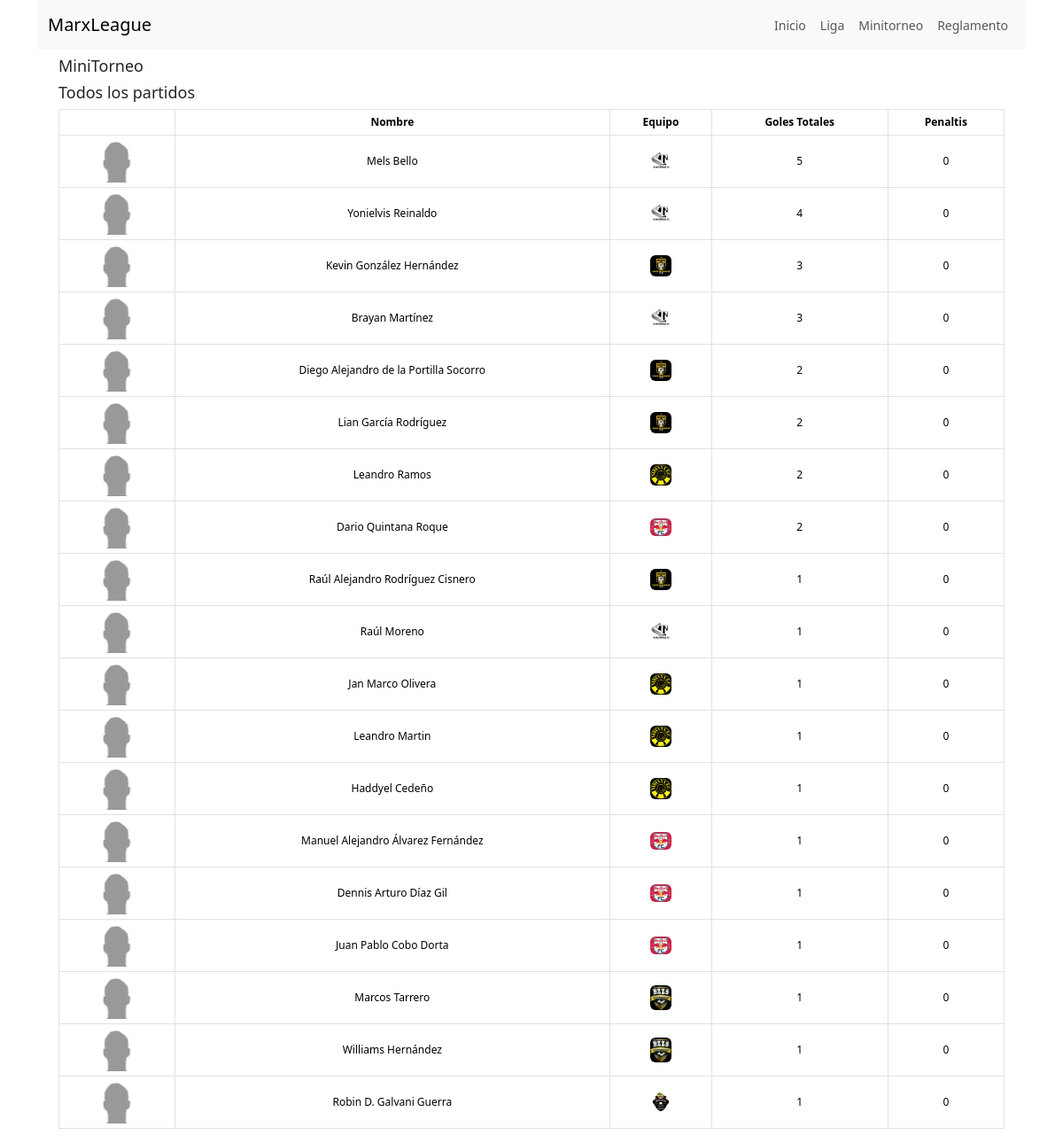
The app's page /stats/minitorneo with its own data.
### futbol/models/league.py (models this page shows, shortened)
class League(models.Model):
    name = models.CharField(max_length=100, unique=True, default="Nombre")
    slug = models.SlugField(max_length=100, unique=True, blank=True, null=True)
    teams = models.ManyToManyField('Team', related_name='leagues')

### futbol/models/player.py (models this page shows, shortened)
class Player(models.Model):
    name = models.CharField(max_length=100, unique=True, default="Nombre")
    grade = models.CharField(max_length=50, null=True, blank=True)
    imagen = models.CharField(max_length=100, null=True, blank=True)
    alias = models.CharField(max_length=50, null=True, blank=True)

### futbol/views/pages/stats_menu_option_page.py (the view)
# urls.py: path("stats/<slug:league_slug>", StatsMenuOptionPageView.as_view(), name="stats_page"),
class StatsMenuOptionPageView(TemplateView):
    template_name = "pages/stats_menu_option_page.html"
    def get_context_data(self, **kwargs):
        context = super().get_context_data(**kwargs)
        league = League.objects.get(slug=self.kwargs.get('league_slug'))
        stats_goals_view = StatsGoalsView(**kwargs)
        stats_goals_context = stats_goals_view.get_context_data(request=self.request, league_slug=self.kwargs.get('league_slug'),limits=5, show_details=True)
        stats_goals_view = render_to_string(stats_goals_view.template_name, stats_goals_context)
        context['stats_goals_view'] = stats_goals_view
        context['league'] = league
        return context

### futbol/templates/views/stats_goals_view.html (shortened to what this page needs)
{% load static %}
<table class="table table-bordered table-condensed">
  <thead>
    <tr>
      <th class="text-center"></th>
      <th class="text-center">Nombre</th>
      <th class="text-center">Equipo</th>
      <th class="text-center">Goles Totales</th>
      <th class="text-center">Penaltis</th>
    </tr>
  </thead>
  <tbody>
    {% for goal in goals %}
      <tr>
        <td class="text-center">
          <img style="height: 48; width: 48px" src="{% static 'futbol/images/players/' %}{{ goal.player__imagen|default:'na' }}.png" class="rounded" alt="Logo" /> <br />
        </td>
        <td class="text-center align-middle">{{ goal.player__name }}</td>
        <td class="text-center align-middle">
          <img style="height: 24; width: 24px" src="{% static 'futbol/images/logos/' %}{{ goal.player__playerleagueteam__team__imagen|default:'na' }}.png" class="rounded" alt="Logo" />
        </td>
        <td class="text-center align-middle">{{ goal.goals }}</td>
        <td class="text-center align-middle">{{ goal.penalties }}</td>
      </tr>
    {% endfor %}
  </tbody>
</table>

### futbol/templates/pages/stats_menu_option_page.html (shortened to what this page needs)
{% extends './base.html' %}
{% block content %}
<div class="container">
    <div class="row mt-2">
      <div class="col-md">
        <h1>{{ league.name}}</h1>
        <h3>Todos los partidos</h3>
        {{ stats_goals_view }}
      </div>
  </div>
</div>
{% endblock %}

### static/css/style.css (style rules this page uses)
body { font-size: 14px; }
h1, h2, h3, h4, h5, h6 { font-size: 18px; color: var(--primary-color); }
.table { font-size: 12px; border-spacing: 0; border-collapse: collapse; }
.table th, .table td { padding: 5px; }

### records on screen
League: name "MiniTorneo"
Player: player__name "Mels Bello", goals "5", penalties "0"
Player: player__name "Yonielvis Reinaldo", goals "4", penalties "0"
Player: player__name "Kevin González Hernández", goals "3", penalties "0"
Player: player__name "Brayan Martínez", goals "3", penalties "0"
Player: player__name "Diego Alejandro de la Portilla Socorro", goals "2", penalties "0"
Player: player__name "Lian García Rodríguez", goals "2", penalties "0"
Player: player__name "Leandro Ramos", goals "2", penalties "0"
Player: player__name "Dario Quintana Roque", goals "2", penalties "0"
Player: player__name "Raúl Alejandro Rodríguez Cisnero", goals "1", penalties "0"
Player: player__name "Raúl Moreno", goals "1", penalties "0"
Player: player__name "Jan Marco Olivera", goals "1", penalties "0"
Player: player__name "Leandro Martin", goals "1", penalties "0"
Player: player__name "Haddyel Cedeño", goals "1", penalties "0"
Player: player__name "Manuel Alejandro Álvarez Fernández", goals "1", penalties "0"
Player: player__name "Dennis Arturo Díaz Gil", goals "1", penalties "0"
Player: player__name "Juan Pablo Cobo Dorta", goals "1", penalties "0"
Player: player__name "Marcos Tarrero", goals "1", penalties "0"
Player: player__name "Williams Hernández", goals "1", penalties "0"
Player: player__name "Robin D. Galvani Guerra", shows a picture, goals "1", penalties "0"
